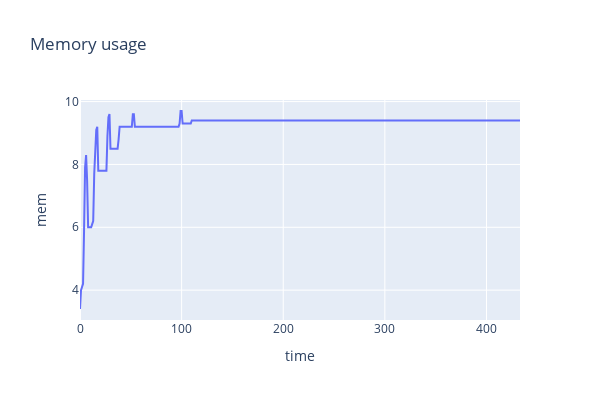

The notebook cell saved with this chart:
### Code cell
px.line(rsc_df, x='time', y='mem', title='Memory usage', height=400, width=600)

### Figure 1 — Plotly figure (JSON) as saved in the notebook; plotly's stock layout.template omitted (floating-point values rounded to 4 significant figures; data arrays with more than 128 entries replaced by an {"elided": "..."} marker saying what was removed)
{"data": [{"hovertemplate": "time=%{x}<br>mem=%{y}<extra></extra>", "legendgroup": "", "line": {"color": "#636efa", "dash": "solid"}, "marker": {"symbol": "circle"}, "mode": "lines", "name": "", "orientation": "v", "showlegend": false, "type": "scatter", "x": {"elided": "434 int values"}, "xaxis": "x", "y": {"elided": "434 float values"}, "yaxis": "y"}], "layout": {"height": 400, "legend": {"tracegroupgap": 0}, "title": {"text": "Memory usage"}, "width": 600, "xaxis": {"anchor": "y", "domain": [0, 1], "title": {"text": "time"}}, "yaxis": {"anchor": "x", "domain": [0, 1], "title": {"text": "mem"}}}}
